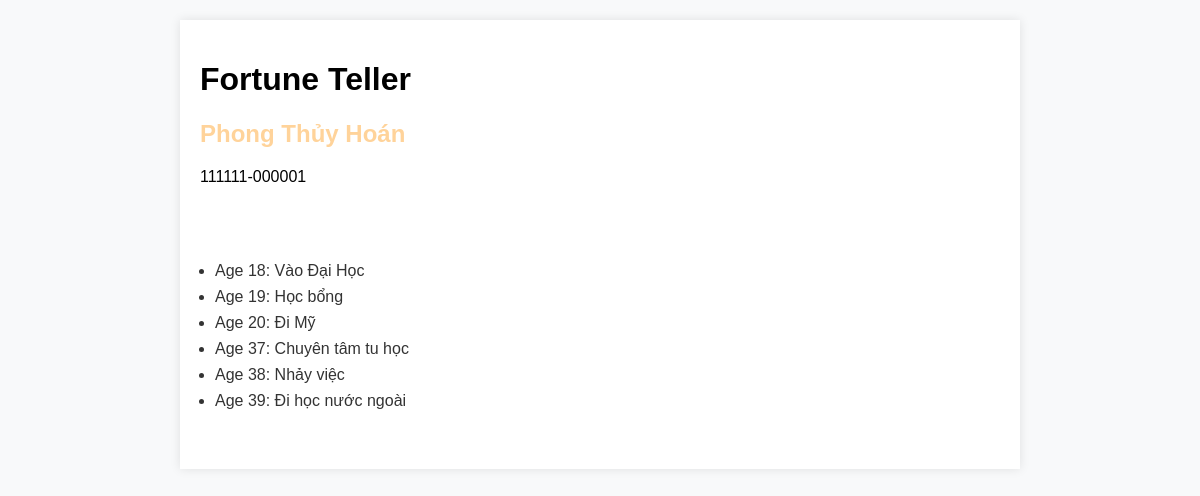
Page /type/1/ on the committed database.
### prediction/models.py (models this page shows, shortened)
class Type(models.Model):
    name = models.CharField(max_length=255)
    description = models.TextField(blank=True)
    male_birthdays = models.TextField(help_text="List of male birthdays separated by '|' or ';'", blank=True)
    female_birthdays = models.TextField(help_text="List of female birthdays separated by '|' or ';'", blank=True)

class Event(models.Model):
    type = models.ForeignKey(Type, related_name='events', on_delete=models.CASCADE)
    age = models.IntegerField(help_text="Age at which the event will occur")
    description = models.TextField(blank=True)
    description_2 = models.TextField(blank=True)
    description_3 = models.TextField(blank=True)

### prediction/views.py (the view)
# urls.py: path('type/<int:type_id>/', views.type_detail, name='type_detail'),
def type_detail(request, type_id):
    t = get_object_or_404(Type, id=type_id)
    events = t.events.all().order_by('age')
    context = {
        'type': t,
        'events': events,
    }
    return render(request, 'prediction/detail.html', context)

### prediction/templates/prediction/detail.html (shortened to what this page needs)
{% extends "prediction/base.html" %}
{% block content %}
<div class="text-center">
  <h2 style="color: #ffd39a;">{{ type.name }}</h2>
  <p>{{ type.description }}</p>
</div>
<div style="margin-top: 20px;">
  <h3 style="color: #fff;">Future Events</h3>
  <ul style="background-color: #fff; color: #333; padding: 15px; border-radius: 8px;">
    {% for event in events %}
    <li style="margin-bottom: 8px;">
      Age {{ event.age }}: {{ event.description }}
    </li>
    {% endfor %}
  </ul>
</div>
{% endblock %}

### prediction/templates/prediction/base.html (shortened to what this page needs)
<!DOCTYPE html>
<html lang="en">
<head>
</head>
<body>
<div class="container">
    <h1>Fortune Teller</h1>
    {% block content %}
    {% endblock %}
</div>
</body>
</html>

### prediction/templates/prediction/base.html (style rules this page uses)
body { font-family: Arial, sans-serif; background-color: #f8f9fa; margin: 0; padding: 0; }
.container { width: 90%; max-width: 800px; margin: 20px auto; background-color: #fff; padding: 20px; box-shadow: 0 0 10px rgba(0, 0, 0, 0.1); }

### rows in the picture
Type: name "Phong Thủy Hoán", description "111111-000001"
Event: age "18", description "Vào Đại Học"
Event: age "19", description "Học bổng"
Event: age "20", description "Đi Mỹ"
Event: age "37", description "Chuyên tâm tu học"
Event: age "38", description "Nhảy việc"
Event: age "39", description "Đi học nước ngoài"
